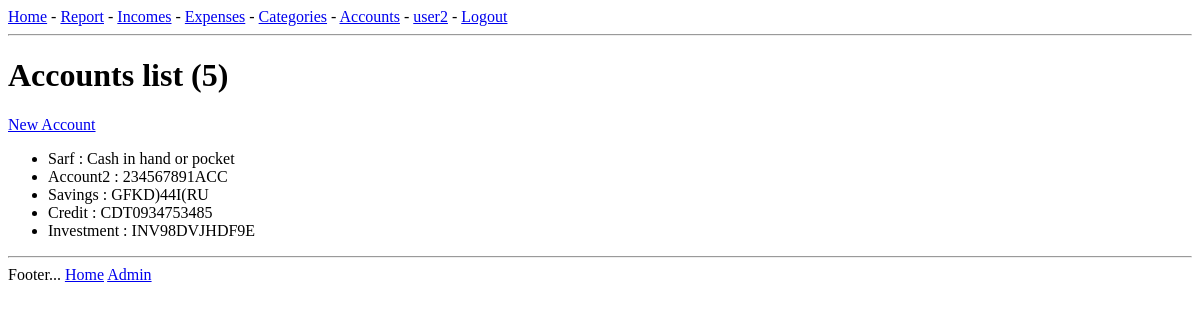
The app's page /accounts/ (signed in), older data.
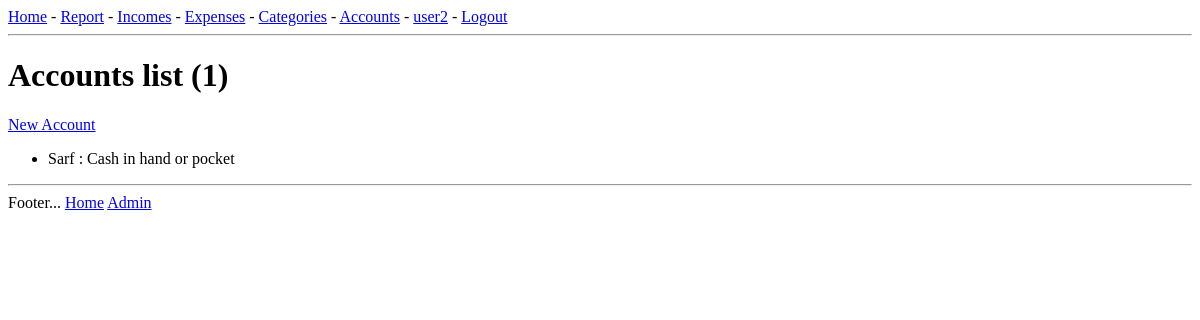
The same page, newer data.
### base/models.py (models this page shows, shortened)
class Account(models.Model):
    class Meta():
        verbose_name = _("account")
        verbose_name_plural = _("accounts")
    name = models.CharField(_("Name"), max_length=20)
    reference = models.CharField(_("Reference"), max_length=64)
    order = models.IntegerField(_("Order"), default=1)
    user = models.ForeignKey(settings.AUTH_USER_MODEL, models.CASCADE)
    description = models.CharField(_("Description"), max_length=80, blank=True)
    date_added = models.DateTimeField(auto_now_add=True)
    date_modified = models.DateTimeField(auto_now=True)

### base/views.py (the view)
# urls.py: path('accounts/', views.accounts, name='accounts'),
@login_required(login_url="login")
def accounts(request):
    accounts = Account.objects.all().filter(user=request.user)
    context = {'accounts': accounts}
    return render(request, 'base/accounts.html', context)

### base/templates/base/accounts.html (shortened to what this page needs)
{% extends 'main.html' %}
{% block content %}
<div>
    <h1>Accounts list ({{ accounts.count }})</h1>
</div>
<div><a href="{% url 'account_add' %}">New Account</a></div>
<div>
    <ul>
        {% for account in accounts %}
        <li>
            {{ account.name }} : {{ account.reference }}
        </li>
        {% empty %}
        <li> -- </li>
        {% endfor %}
    </ul>
</div>
{% endblock %}

Row changes from the older to the newer data that the page shows:
removed Account: name "Account2", reference "234567891ACC"
removed Account: name "Savings", reference "GFKD)44I(RU"
removed Account: name "Credit", reference "CDT0934753485"
removed Account: name "Investment", reference "INV98DVJHDF9E"
Text that changed along with them:
{{ accounts.count }}: "5" → "1"
